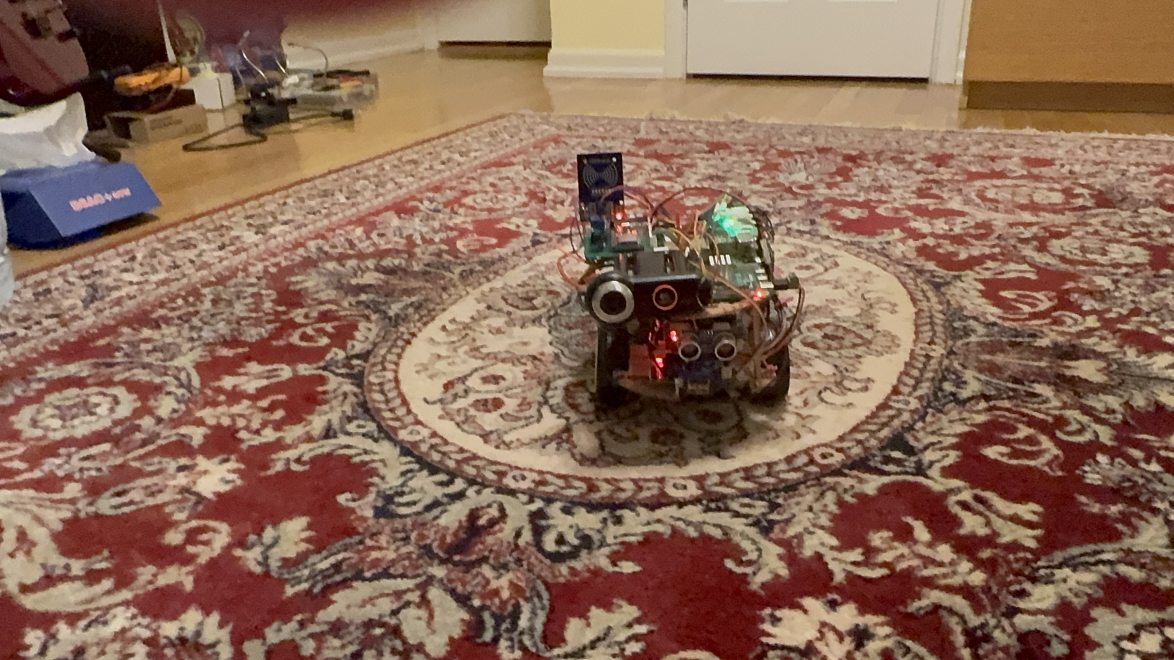
#> input picture media/IMG_0828.JPG, 3520 x 1980 px (shown at 1/3 size); its folder holds only this picture in this run
$ python -i LGARI_app_v056_opencv_auto.py   (imports and definitions only)
#> lines starting #> are read from the running program, lines starting #| are printed output that depends on the picture; after the words box and inside, x2 and y2 are one past the last pixel; in counts of white or black regions, pixels touching at a corner belong together
#> further down, picture is the input picture: shape (1980, 3520, 3); mean B, G, R 86.6, 105.2, 138.7
from flask import Flask, jsonify, request, Response
import threading
import time
import random
import math
import socket
import struct
from collections import deque

try:
    import cv2
except ImportError:
    cv2 = None

# [1 line not run here, left out]

SIMULATION_MODE = False
USE_CAMERA = True
CAMERA_INDEX = 0

# OpenCV is used only by AUTONOMOUS mode to choose the visually clearer side.
# Ultrasonic distance remains the authority for actual obstacle proximity.
VISION_UPDATE_INTERVAL_S = 0.10
VISION_STALE_S = 0.75
VISION_TIE_MARGIN = 0.015

AUTO_OBSTACLE_TRIGGER_CM = 32.0
AUTO_BACKUP_S = 0.35
AUTO_TURN_S = 0.55
AUTO_BACKUP_SPEED = 25
AUTO_TURN_SPEED = 38

# Linux SocketCAN interface. The interface must already be configured at 500 kbit/s.
CAN_ENABLED = True
CAN_INTERFACE = "can0"

# ============================================================
# CAN protocol
# ============================================================
# Existing, already implemented Battery ECU frame:
CAN_ID_BATTERY_STATUS = 0x100

# Sensor ECU telemetry frames used by this integration build:
CAN_ID_SENSOR_STATUS = 0x200      # range + servo + RFID/status
CAN_ID_SENSOR_ACCEL = 0x201       # ax/ay/az
CAN_ID_SENSOR_GYRO = 0x202        # gx/gy/gz
CAN_ID_SENSOR_ORIENTATION = 0x203 # roll/pitch/yaw
CAN_ID_SENSOR_SCAN = 0x204        # left/center/right scan ranges

# Motor ECU status/heartbeat:
CAN_ID_MOTOR_STATUS = 0x300

# Raspberry Pi supervisory drive command. Sensor ECU also listens to this
# for OLED drive state and MAX7219 direction arrows.
CAN_ID_PI_DRIVE_COMMAND = 0x400

# Browser -> Sensor ECU lock/unlock command.
CAN_ID_PI_LOCK_COMMAND = 0x401

# Linux CAN frame constants.
CAN_EFF_FLAG = 0x80000000
CAN_RTR_FLAG = 0x40000000
CAN_SFF_MASK = 0x000007FF

CONTROL_TIMEOUT_S = 0.50
ECU_TIMEOUT_S = 0.50
CONTROL_LOOP_INTERVAL_S = 0.02

WALL_SLOW_CM = 40.0
WALL_STOP_CM = 20.0
WALL_ESTOP_CM = 12.0

CURRENT_WARN_A = 4.75
CURRENT_LIMIT_A = 5.25
CURRENT_SHUTDOWN_A = 5.50
OVERCURRENT_COOLDOWN_S = 1.5

DEFAULT_SPEED_LIMIT = 50

state_lock = threading.RLock()

vehicle = {
    "battery": {
        "voltage": 8.20,
        "current": 0.35,
        "temperature": 27.0,
        "online": True,
        "last_seen": 0.0,
    },
    "sensor": {
        "distance_cm": 120.0,
        "servo_angle_deg": 0.0,
        "imu": {
            "ax": 0.0,
            "ay": 0.0,
            "az": 1.0,
            "gx": 0.0,
            "gy": 0.0,
            "gz": 0.0,
            "roll": 0.0,
            "pitch": 0.0,
            "yaw": 0.0,
        },
        "rfid_unlocked": False,
        "scan": {
            "left_cm": 100.0,
            "center_cm": 120.0,
            "right_cm": 95.0,
        },
        "online": True,
        "last_seen": 0.0,
    },
    "motor": {
        "requested_left": 0,
        "requested_right": 0,
        "actual_left": 0,
        "actual_right": 0,
        "enabled": True,
        "online": True,
        "last_seen": 0.0,
    },
    "system": {
        "mode": "ASSISTED",
        "speed_limit": DEFAULT_SPEED_LIMIT,
        "estop": False,
        "overcurrent_fault": False,
        "overcurrent_until": 0.0,
        "wall_intervention": False,
        "current_intervention": False,
        "last_control_time": time.time(),
        "control_connected": True,
        # Browser command freshness protection. A newly loaded dashboard gets a
        # newer client_started_ms value and starts its sequence counter at 0.
        "control_client_started_ms": 0,
        "last_drive_sequence": -1,
        "simulation": SIMULATION_MODE,
        "camera_enabled": USE_CAMERA,
    },
}

event_log = deque(maxlen=100)


# [5 lines left out: function log_event, not called in this run]


def clamp(value, lo, hi):
    return max(lo, min(hi, value))


def now():
    return time.time()


# ============================================================
# Safety manager
# ============================================================

# [73 lines left out: function apply_safety, not called in this run]


# ============================================================
# Drive controllers
# ============================================================

def manual_requested_output():
    with state_lock:
        return vehicle["motor"]["requested_left"], vehicle["motor"]["requested_right"]

auto_recovery_phase = "DRIVE"
auto_phase_until = 0.0
auto_turn_direction = "RIGHT"

vision_left_obstruction = 0.0
vision_right_obstruction = 0.0
vision_last_seen = 0.0
vision_available = False


# [165 lines left out: functions autonomous_requested_output, simulation_loop, not called in this run]


# ============================================================
# SocketCAN
# ============================================================

can_socket = None
can_socket_lock = threading.Lock()
can_tx_counter = 0
can_lock_tx_counter = 0


# [24 lines left out: function initialize_can, not called in this run]


def decode_i8(value):
    return value - 256 if value > 127 else value


def encode_i8(value):
    return int(clamp(int(value), -128, 127)) & 0xFF


def u16_le(data, offset):
    return int.from_bytes(data[offset:offset + 2], "little", signed=False)


def i16_le(data, offset):
    return int.from_bytes(data[offset:offset + 2], "little", signed=True)


# [346 lines left out: functions send_can_frame, send_drive_can_command, send_lock_can_command, process_can_frame, can_receive_loop, control_loop, not called in this run]


# ============================================================
# Optional OpenCV camera
# ============================================================

camera = None
camera_lock = threading.Lock()
latest_camera_frame = None


# [16 lines left out: function get_camera, not called in this run]


def _edge_density(binary_image):
    if binary_image is None or binary_image.size == 0:
        return 0.0
    return float(cv2.countNonZero(binary_image)) / float(binary_image.size)


def calculate_visual_obstruction(frame):
    """
    Return (left_score, right_score) for the camera image.

    The score is based on Canny edge density in the useful lower portion of
    the image. The lower half of that region is weighted more heavily because
    it is more likely to contain obstacles in the vehicle's path.

    This is intentionally only a LEFT-versus-RIGHT chooser. It does not replace
    the ultrasonic sensor for deciding whether an obstacle is actually close.
    """
    if frame is None or cv2 is None:
        return 0.0, 0.0

    h, w = frame.shape[:2]
    if h < 40 or w < 80:
        return 0.0, 0.0

    # Ignore most of the ceiling/sky and the extreme image borders.
    y0 = int(h * 0.28)
    y1 = int(h * 0.95)
    x_margin = int(w * 0.06)
    center_gap = int(w * 0.03)
    center = w // 2

    roi = frame[y0:y1, :]
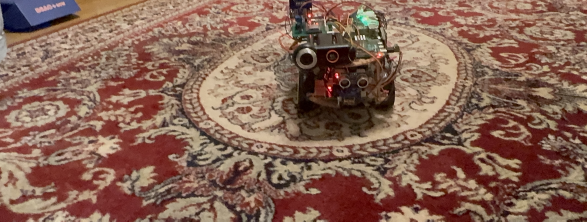
#> roi: shape (1327, 3520, 3) (shown at 1/6 size); mean B, G, R 83.9, 99.5, 134.5
    gray = cv2.cvtColor(roi, cv2.COLOR_BGR2GRAY)
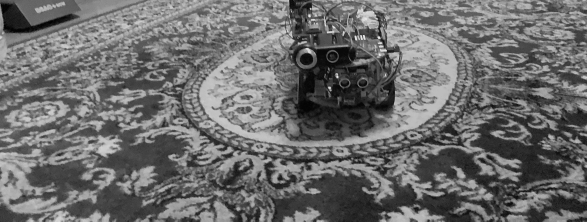
#> gray: shape (1327, 3520) (shown at 1/6 size); min 0, max 254, mean 108.2
    gray = cv2.GaussianBlur(gray, (5, 5), 0)

    edges = cv2.Canny(gray, 55, 140)
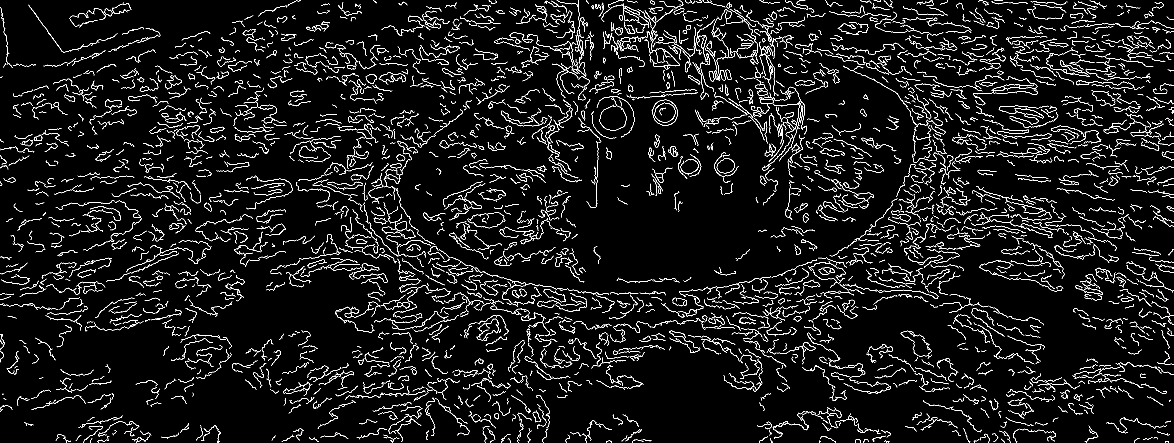
#> edges: shape (1327, 3520) (shown at 1/3 size); 4.3% white in thin lines or dots

    # Slight dilation makes clusters of nearby edges count as visual occupancy
    # rather than as isolated one-pixel lines.
    kernel = cv2.getStructuringElement(cv2.MORPH_RECT, (3, 3))
    busy = cv2.dilate(edges, kernel, iterations=1)
#> busy: shape (1327, 3520); 14.2% white; 1505 white regions (1 under 20 px), largest, box (x1, y1, x2, y2) and area: (2252, 236, 2422, 513) 8324, (1814, 25, 2089, 218) 7946, (3137, 106, 3497, 242) 6458

    left_half = busy[:, x_margin:center - center_gap]
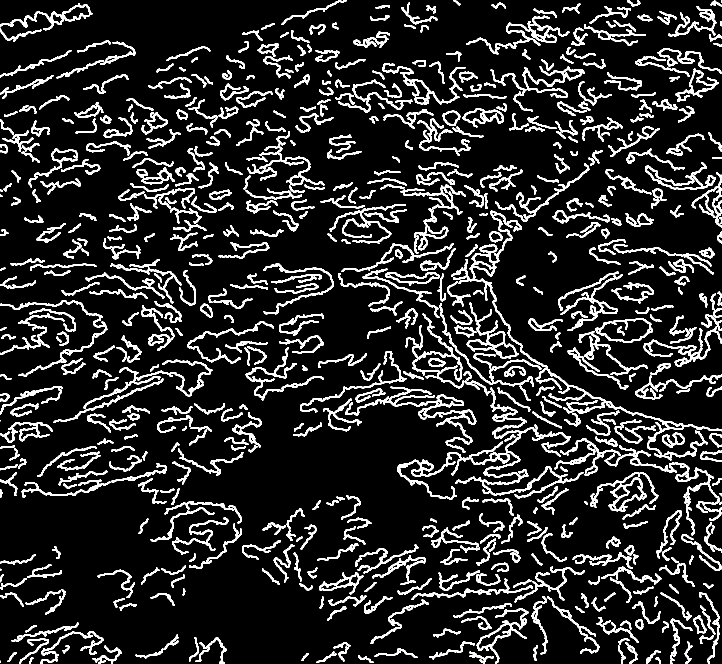
#> left_half: shape (1327, 1444) (shown at 1/2 size); 13.9% white; 653 white regions (6 under 20 px), largest, box (x1, y1, x2, y2) and area: (910, 775, 1167, 997) 5868, (1071, 737, 1444, 921) 4912, (690, 773, 953, 905) 4165
    right_half = busy[:, center + center_gap:w - x_margin]
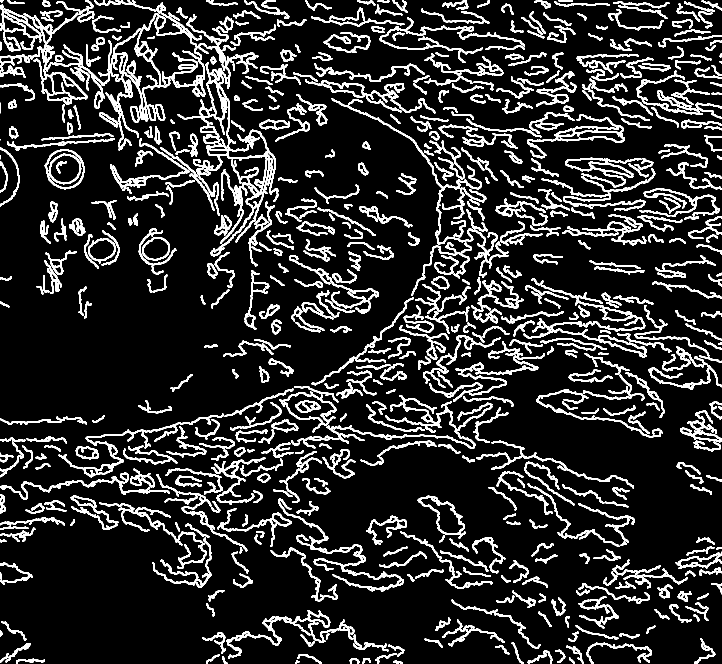
#> right_half: shape (1327, 1444) (shown at 1/2 size); 15% white; 634 white regions (3 under 20 px), largest, box (x1, y1, x2, y2) and area: (387, 236, 557, 513) 8324, (0, 25, 224, 218) 5965, (249, 26, 411, 243) 5796

    def weighted_half_score(half):
        if half is None or half.size == 0:
            return 0.0

        split = max(1, half.shape[0] // 2)
        upper = half[:split, :]
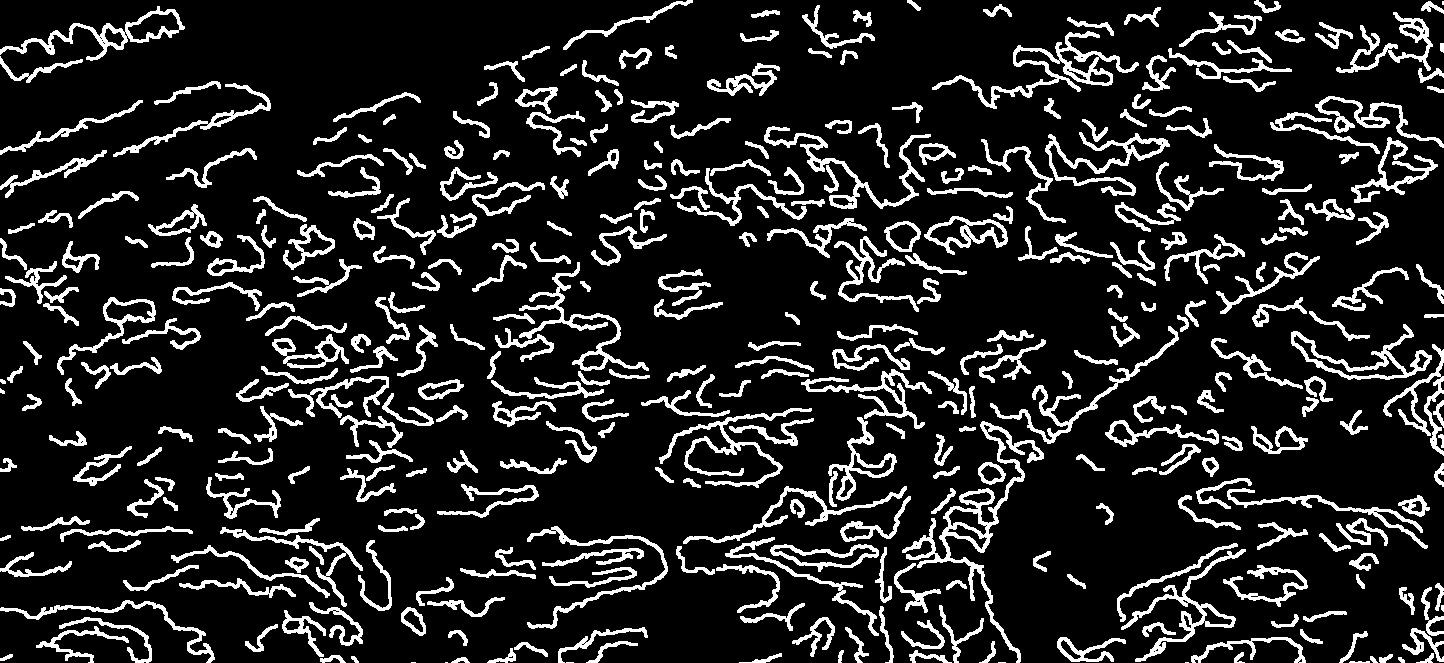
#> upper: shape (663, 1444); 14.1% white; 385 white regions (7 under 20 px), largest, box (x1, y1, x2, y2) and area: (902, 421, 1044, 663) 3534, (932, 31, 1139, 109) 2492, (764, 126, 931, 209) 1915
        lower = half[split:, :]
#> lower: shape (664, 1444); 13.7% white; 301 white regions (5 under 20 px), largest, box (x1, y1, x2, y2) and area: (910, 112, 1167, 334) 5868, (1071, 74, 1444, 258) 4912, (690, 110, 953, 242) 4165

        # Nearby/path-level visual structure matters more than the upper image.
        return 0.35 * _edge_density(upper) + 0.65 * _edge_density(lower)

    return weighted_half_score(left_half), weighted_half_score(right_half)
#> (the rest of the program and of its run is left out)
